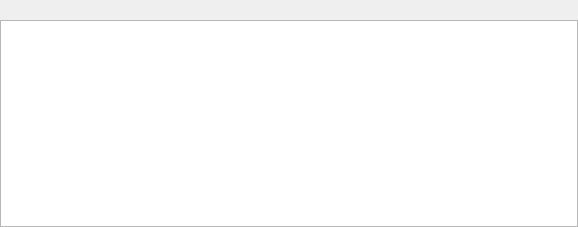
<?xml version="1.0" encoding="UTF-8"?>
<ui version="4.0">
 <class>Core::Views::ConsoleDockWidget</class>
 <widget class="QDockWidget" name="Core::Views::ConsoleDockWidget">
  <property name="geometry">
   <rect>
    <x>0</x>
    <y>0</y>
    <width>578</width>
    <height>227</height>
   </rect>
  </property>
  <property name="windowTitle">
   <string>控制台</string>
  </property>
  <widget class="QWidget" name="dockWidgetContents">
   <layout class="QGridLayout" name="gridLayout">
    <property name="leftMargin">
     <number>0</number>
    </property>
    <property name="topMargin">
     <number>0</number>
    </property>
    <property name="rightMargin">
     <number>0</number>
    </property>
    <property name="bottomMargin">
     <number>0</number>
    </property>
    <property name="spacing">
     <number>0</number>
    </property>
    <item row="0" column="0">
     <layout class="QHBoxLayout" name="tool_bar_layout">
      <property name="spacing">
       <number>0</number>
      </property>
      <item>
       <spacer name="horizontalSpacer">
        <property name="orientation">
         <enum>Qt::Horizontal</enum>
        </property>
        <property name="sizeHint" stdset="0">
         <size>
          <width>40</width>
          <height>20</height>
         </size>
        </property>
       </spacer>
      </item>
     </layout>
    </item>
    <item row="1" column="0">
     <widget class="QTextBrowser" name="output_text">
      <property name="lineWrapMode">
       <enum>QTextEdit::NoWrap</enum>
      </property>
      <property name="readOnly">
       <bool>true</bool>
      </property>
     </widget>
    </item>
   </layout>
  </widget>
  <action name="action_clear">
   <property name="icon">
    <iconset resource="../core.qrc">
     <normaloff>:/core/images/edit-delete-shred.png</normaloff>:/core/images/edit-delete-shred.png</iconset>
   </property>
   <property name="text">
    <string>清除</string>
   </property>
  </action>
  <action name="action_warp_line">
   <property name="checkable">
    <bool>true</bool>
   </property>
   <property name="icon">
    <iconset resource="../core.qrc">
     <normaloff>:/core/images/go-jump-locationbar.png</normaloff>:/core/images/go-jump-locationbar.png</iconset>
   </property>
   <property name="text">
    <string>自动换行</string>
   </property>
  </action>
  <action name="action_scroll_to_end">
   <property name="checkable">
    <bool>true</bool>
   </property>
   <property name="icon">
    <iconset resource="../core.qrc">
     <normaloff>:/core/images/scroll-to-end.png</normaloff>:/core/images/scroll-to-end.png</iconset>
   </property>
   <property name="text">
    <string>自动滚动</string>
   </property>
  </action>
 </widget>
 <resources>
  <include location="../core.qrc"/>
 </resources>
 <connections/>
</ui>
